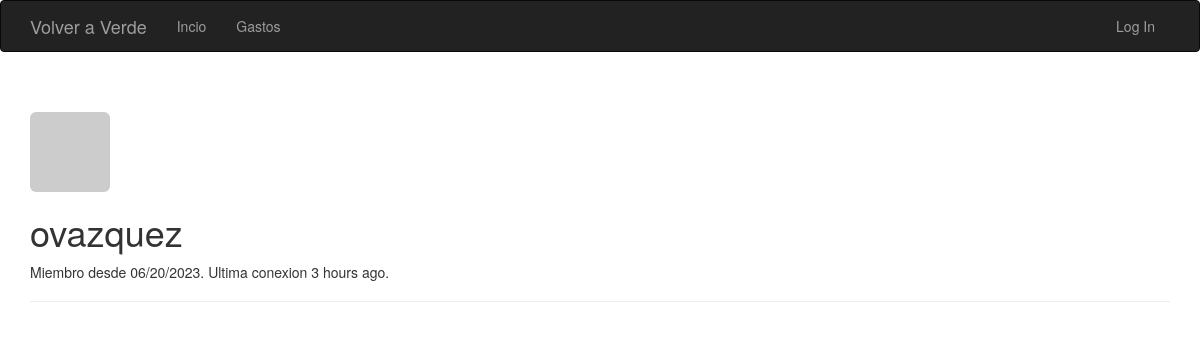
The page /user/ovazquez on the database as committed earlier.
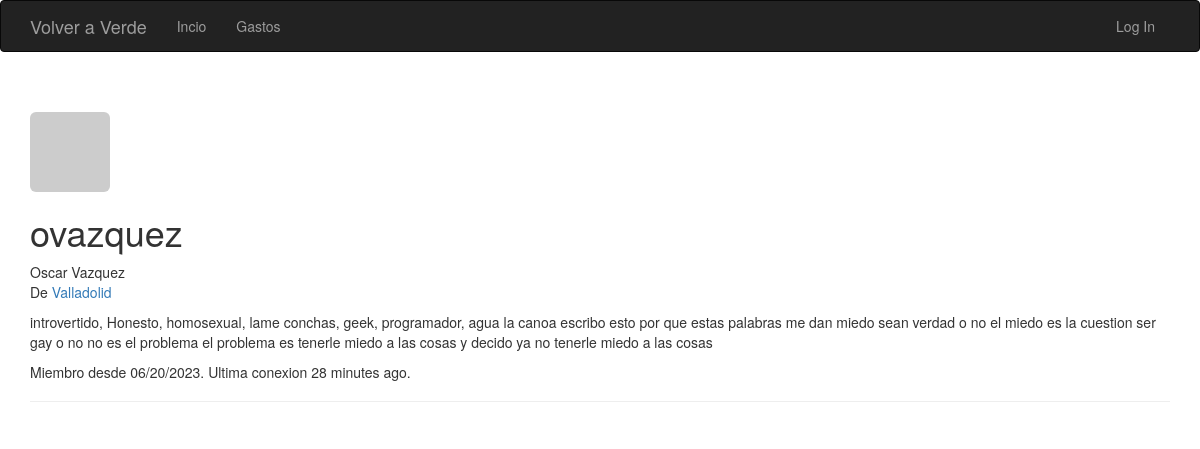
The same page on the database as committed later.
### app/models.py (models this page shows, shortened)
class User(UserMixin, db.Model):
    __tablename__ = 'users'
    id = db.Column(db.Integer, primary_key=True)
    email = db.Column(db.String(64), unique=True, index=True)
    username = db.Column(db.String(64), unique=True, index=True)
    role_id = db.Column(db.Integer, db.ForeignKey('roles.id'))
    password_hash = db.Column(db.String(128))
    confirmed = db.Column(db.Boolean, default=False)
    name = db.Column(db.String(64))
    location = db.Column(db.String(64))
    about_me = db.Column(db.Text())
    member_since = db.Column(db.DateTime(), default=datetime.utcnow)
    last_seen = db.Column(db.DateTime(), default=datetime.utcnow)
    @property
    def password(self):
        raise AttributeError('El password no es un atributo leible')
    def gravatar(self, size=100, default='identicon', rating='g'):
        url = 'https://secure.gravatar.com/avatar'
        hash = hashlib.md5(self.email.lower().encode('utf-8')).hexdigest()
        return f'{url}/{hash}?s={size}&d={default}&r={rating}'

### app/main/views.py (the view)
@main.route('/user/<string:username>')
def user(username):
    user = User.query.filter_by(username=username).first_or_404()
    return render_template('user.html', user=user)

### app/auth/views.py (called while the page is built)
@auth.before_app_request
def before_request():
    if current_user.is_authenticated:
        current_user.ping()
        if not current_user.confirmed \
            and request.endpoint \
            and request.blueprint != 'auth' \
            and request.endpoint != 'static':
          return redirect(url_for('auth.unconfirmed'))

### app/models.py (called while the page is built)
    def is_administrator(self):
        return False

### app/templates/user.html (shortened to what this page needs)
{% extends "base.html" %}
{% block page_content %}
<div class="page-header">
    <img class="img-rounded profile-thumbnail" src="{{ user.gravatar(size=256) }}">
    <div class="profile-header">
        <h1>{{ user.username }}</h1>
        {% if user.name or user.location %}
        <p>
            {% if user.name %}{{ user.name }}<br>{% endif %}
            {% if user.location %}
                De <a href="http://maps.google.com/?q={{ user.location }}">{{ user.location }}</a><br>
            {% endif %}
        </p>
        {% endif %}
        {% if user.about_me %}<p>{{ user.about_me }}</p>{% endif %}
        <p>Miembro desde {{ moment(user.member_since).format('L') }}. Ultima conexion {{ moment(user.last_seen).fromNow() }}.</p>
    </div>
</div>
{% endblock %}

### app/templates/base.html (shortened to what this page needs)
{% extends "bootstrap/base.html" %}
{% block navbar%}
<div class="navbar navbar-inverse" role="navigation">
  <div class="container">
    <div class="navbar-header">
      <a class="navbar-brand" href="{{ url_for('main.index') }}">Volver a Verde</a>
    </div>
    <div class="navbar-collapse collapse">
      <ul class="nav navbar-nav">
        <li><a href="{{ url_for('main.index' )}}">Incio</a></li>
      </ul>
      <ul class="nav navbar-nav">
        <li><a href="{{ url_for('main.gastos')}}">Gastos</a></li>
      </ul>
      <ul class="nav navbar-nav navbar-right">
        {% if current_user.is_authenticated %}
        <li><a href="{{ url_for('auth.logout') }}">Log Out</a></li>
        {% else %}
        <li><a href="{{ url_for('auth.login') }}">Log In</a></li>
        {% endif %}
      </ul>
    </div>
  </div>
</div>
{% endblock %}
{% block content %}
<div class="container">
  {% block page_content %}{% endblock %}
</div>
{% endblock %}

Rows that differ between the two databases and show on the page:
changed User "ovazquez": name (not shown) → "Oscar Vazquez"; location (not shown) → "Valladolid"; about_me (not shown) → "introvertido, Honesto, homosexual, lame conchas, geek, programador, agua la canoa escribo esto por que estas palabras me dan miedo sean verdad o no el miedo es la cuestion ser gay o no no es el problema el problema es tenerle miedo a las cosas y decido ya no tenerle miedo a las cosas"; last_seen "3 hours ago" → "28 minutes ago"
Other text that changed with them:
text now shown: "De"
